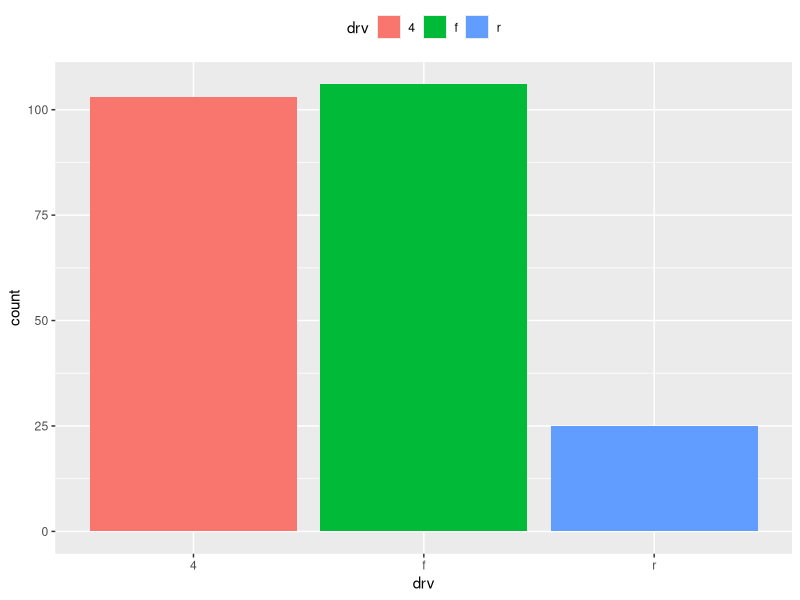
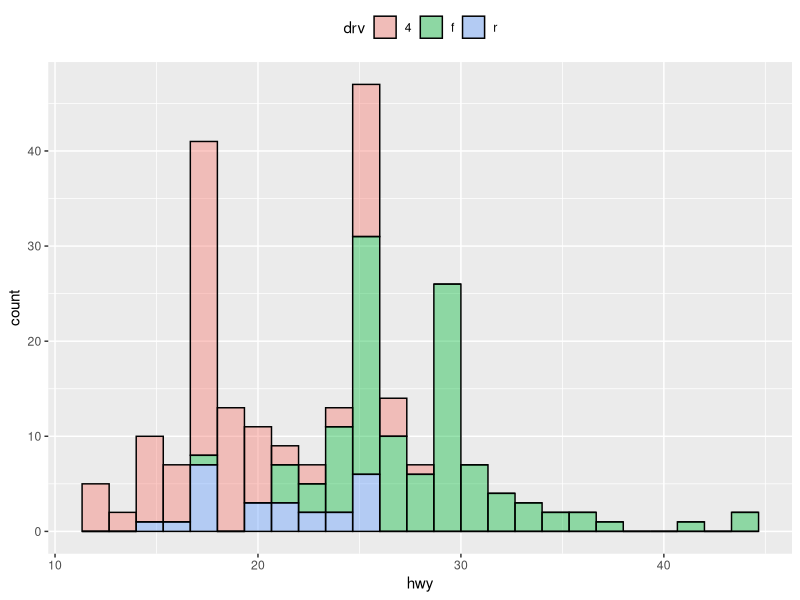
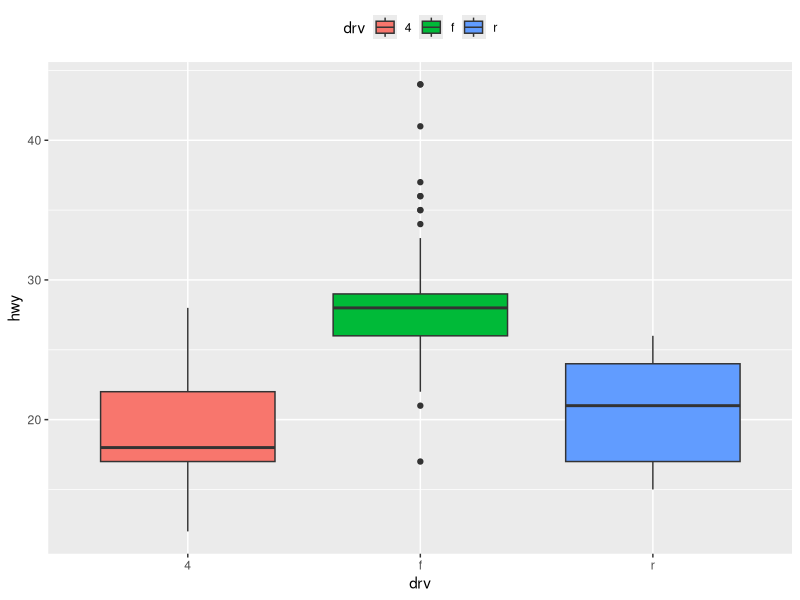

Write the R code that produced these figures, in order.
## ---- chunk 1
library(tidyverse)
library(ggplot2)
library(urltools)
## ---- chunk 2
dat_mpg <- mpg

## ---- chunk 3
ggplot(dat_mpg, aes(x=drv, fill = drv)) + geom_bar() + 
  theme(legend.position = "top")
## ---- chunk 4
ggplot(dat_mpg, aes(x=hwy, fill = drv)) + 
  geom_histogram(alpha = 0.4, bins = 25, color = "black") + 
  theme(legend.position = "top")

## ---- chunk 5
ggplot(dat_mpg, aes(x= drv, y = hwy, fill = drv)) + geom_boxplot() +
  theme(legend.position = "top")
